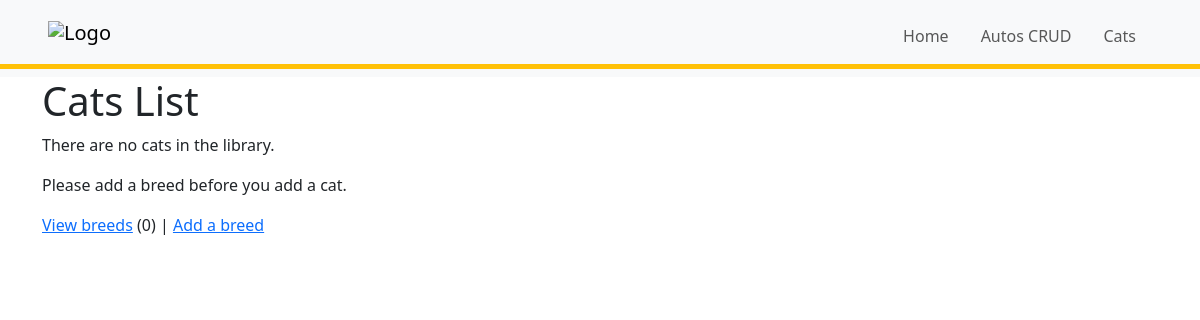
The page /cats/ (signed in) on the database as committed earlier.
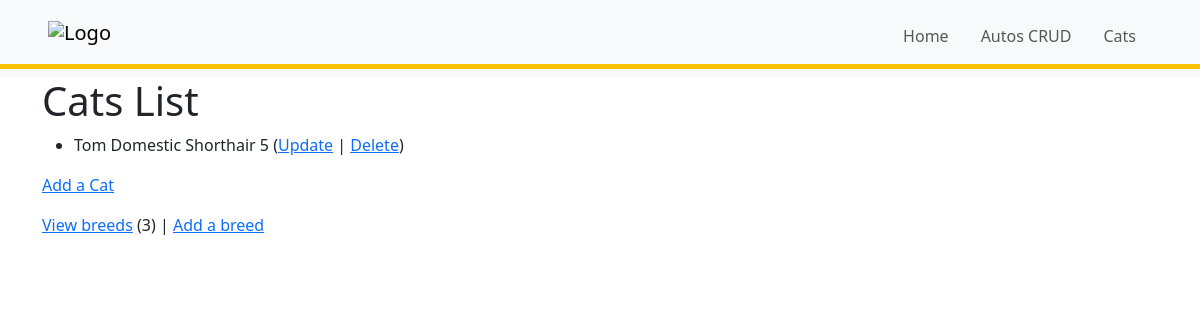
The same page on the database as committed later.
### cats/models.py (models this page shows, shortened)
class Cat(models.Model):
  nickname = models.CharField(
    max_length=200, validators=[MinLengthValidator(2)],
  )
  breed = models.ForeignKey(Breed, on_delete=models.CASCADE)
  foods = models.CharField(max_length=300)
  weight = models.PositiveIntegerField()

class Breed(models.Model):
  name = models.CharField(max_length=200, validators=[MinLengthValidator(2)])
  def __str__(self):
    return self.name

### cats/views.py (the view)
# urls.py: path('', CatsList.as_view(), name='all'),
class CatsList(LoginRequiredMixin, ListView):
  model = Cat
  def get_context_data(self, **kwargs):
    context = super().get_context_data(**kwargs)
    context['cats'] = Cat.objects.all()
    context['breeds'] = Breed.objects.all().count()
    return context

### templates/cats/cat_list.html
{% extends "_base.html" %} {% block content %}
<h1>Cats List</h1>
{% if cats %}
<ul>
  {% for cat in cats %}
  <li>
    {{ cat.nickname }}
    {{ cat.breed }}
    {{ cat.weight }}
    (<a href="{% url 'cats:cat_update' cat.id %}">Update</a>
    | <a href="{% url 'cats:cat_delete' cat.id %}">Delete</a>) <br />
  </li>
  {% endfor %}
</ul>
{% else %}
<p>There are no cats in the library.</p>
{% endif %} {% if breeds %}
<p><a href="{% url 'cats:cat_create' %}">Add a Cat</a></p>
{% else %}
<p>Please add a breed before you add a cat.</p>
{% endif %}
<p>
  <a href="{% url 'cats:breeds' %}">View breeds</a> ({{ breeds }}) |
  <a href="{% url 'cats:breed_create' %}">Add a breed</a>
</p>
{% endblock %}

Rows that differ between the two databases and show on the page:
added Cat: nickname "Tom", breed "Domestic Shorthair", weight "5"
Other text that changed with them:
{{ breeds }}: "0" → "3"
text no longer shown: "There are no cats in the library. Please add a breed before you add a cat."
text now shown: "Add a Cat"
